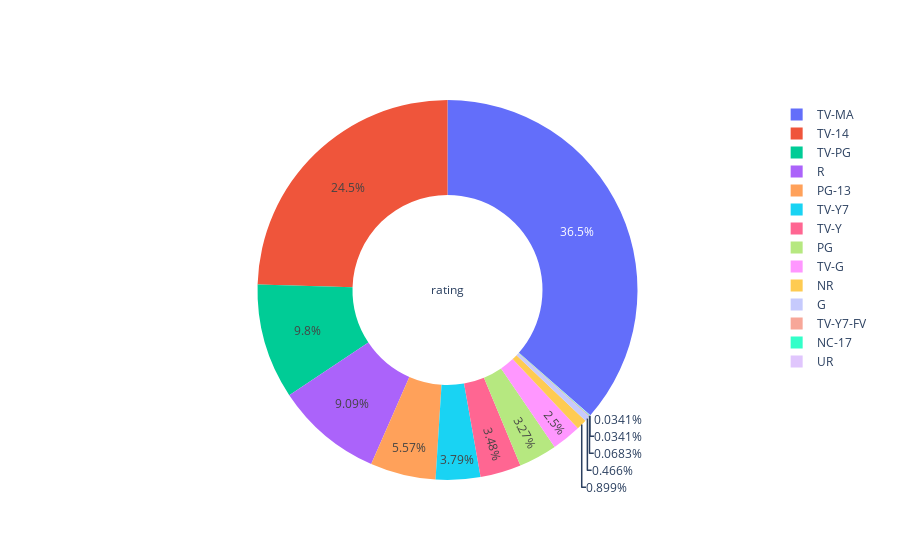

This figure's notebook cell:
### Code cell
values = data.rating.value_counts().values
labels = data.rating.value_counts().index
fig = go.Figure(data=[go.Pie(labels=labels,hole= 0.5 ,values=values,title='rating')])
fig.show()
data['rating'].value_counts()

### Figure 1 — Plotly figure (JSON) as saved in the notebook; plotly's stock layout.template omitted (floating-point values rounded to 4 significant figures)
{"data": [{"hole": 0.5, "labels": ["TV-MA", "TV-14", "TV-PG", "R", "PG-13", "TV-Y7", "TV-Y", "PG", "TV-G", "NR", "G", "TV-Y7-FV", "NC-17", "UR"], "title": {"text": "rating"}, "type": "pie", "values": [3205, 2157, 861, 799, 490, 333, 306, 287, 220, 79, 41, 6, 3, 3]}], "layout": {}}
